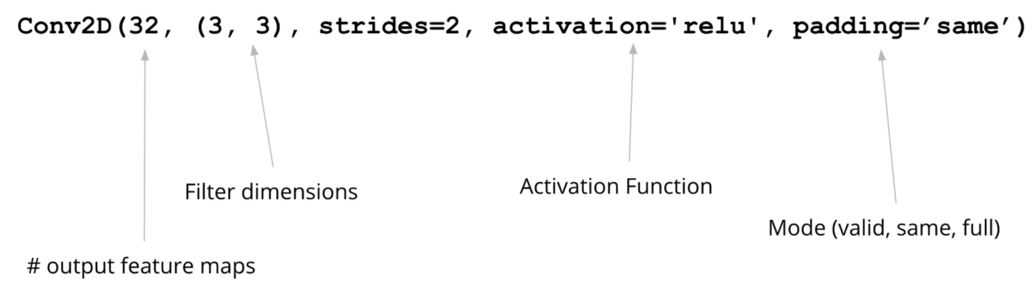
#> input picture TensorFlow/images/convolution.JPG, 1035 x 292 px, found by its file name; its folder holds only this picture in this run
$ jupyter execute --allow-errors 'data collection and pre-processing.ipynb'   (shell and % lines are left out)
#> lines starting #> are read from the running program, lines starting #| are printed output that depends on the picture
# Data Augmentation

Data augmentation in data analysis are techniques used to increase the amount of data by adding slightly modified copies of already existing data or newly created synthetic data from existing data.

It acts as a regularizer and helps reduce overfitting when training a machine learning model.

### Step-1: Collect Data

[cell 1]
# Get filenames in a list
from os import listdir
from os.path import isfile, join

- **`listdir()`** method in python is used to get the list of all files and directories in the specified directory. If we don't specify any directory, then list of files and directories in the current working directory will be returned.

Syntax:
```py
os.listdir(path)
```

- `os.path.isfile()` method in Python is used to check whether the specified path is an existing regular file or not.

[cell 2]
mypath = "./data/datasets/images/"

file_names = [f for f in listdir(mypath) if isfile(join(mypath, f))]
len(file_names)

#> (a cell that did not finish here is left out)

### step-2: split our images into train and test/validation dataset

1. We need to store their labels (e.g. y_train, y_test)
2. resize all of the images into `150 x 150`
3. For training, we're going to use 1000 images of dog and 1000 images of cats
4. Dogs will be $label = 1$ and cats will be $label = 0$

[cell 4]
import cv2
import numpy as np
import os
import sys
import shutil

[cell 5]
dog_count = 0
cat_count = 0
training_size = 1000
test_size = 500
training_images = []
training_labels = []
test_images = []
test_labels = []
size = 150

# save directories
dog_dir_train = "./data/datasets/train/dogs/"
cat_dir_train = "./data/datasets/train/cats/"
dog_dir_val = "./data/datasets/validation/dogs/"
cat_dir_val = "./data/datasets/validation/cats/"

[cell 6]
def make_dir(directory):
    if os.path.exists(directory):
        shutil.rmtree(directory)
    os.makedirs(directory)

[cell 7]
make_dir(dog_dir_train)
make_dir(cat_dir_train)
make_dir(dog_dir_val)
make_dir(cat_dir_val)

[cell 8]
def get_zeros(number):
    if(number > 10 and number < 100):
        return "0"
    elif(number < 10):
        return "00"
    else:
        return ""

[cell 9]

for i, file in enumerate(file_names):

    # dogs
    if(file_names[i][0] == "d"):
        dog_count += 1
        img = cv2.imread(mypath+file)
        img = cv2.resize(img, (size, size), interpolation=cv2.INTER_AREA)
        if(dog_count <= training_size):
            training_images.append(img)
            training_labels.append(1)
            zeros = get_zeros(dog_count)
            cv2.imwrite(dog_dir_train + "dog" + str(zeros) + str(dog_count) + ".jpg", img)
        if(dog_count > training_size and dog_count < training_size+test_size):
            test_images.append(img)
            test_labels.append(1)
            zeros = get_zeros(dog_count - 1000)
            cv2.imwrite(dog_dir_val + "dog" + str(zeros) + str(dog_count-1000) + ".jpg", img)

    # cats
    if(file_names[i][0] == "c"):
        cat_count += 1
        img = cv2.imread(mypath+file)
#> img is the input picture: shape (292, 1035, 3); min 0, max 255, mean 247.8
        img = cv2.resize(img, (size, size), interpolation=cv2.INTER_AREA)
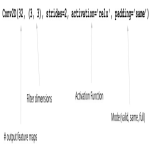
#> img: shape (150, 150, 3); min 13, max 255, mean 247.8
        if(cat_count <= training_size):
            training_images.append(img)
            training_labels.append(0)
            zeros = get_zeros(cat_count)
            cv2.imwrite(cat_dir_train + "cat" + str(zeros) + str(cat_count) + ".jpg", img)
        if(cat_count > training_size and cat_count < training_size+test_size):
            test_images.append(img)
            test_labels.append(0)
            zeros = get_zeros(cat_count - 1000)
            cv2.imwrite(cat_dir_val + "dog" + str(zeros) + str(cat_count-1000) + ".jpg", img)

    if(dog_count == training_size + test_size and cat_count == training_size + test_size):
        break

`cv2.resize()` 👉 **interpolation:** https://chadrick-kwag.net/cv2-resize-interpolation-methods/

`cv2.imwrite()` 👉 method is used to save an image to any storage device. This will save the image according to the specified format in current working directory.

### step-3: save the dataset's to `npz` format

with `np.savez()`, save several arrays into a single file in uncompressed ``.npz`` format.

[cell 10]
np.savez("./data/datasets/cats_vs_dogs_training_data.npz", np.array(training_images))
np.savez("./data/datasets/cats_vs_dogs_training_labels.npz", np.array(training_labels))
np.savez("./data/datasets/cats_vs_dogs_test_data.npz", np.array(test_images))
np.savez("./data/datasets/cats_vs_dogs_test_labels.npz", np.array(test_labels))

[cell 11]
# loader function
def load_training_and_test_data(datasetName):

    npzfile = np.load("./data/datasets/" + datasetName + "_training_data.npz")
    train = npzfile["arr_0"]

    npzfile = np.load("./data/datasets/" + datasetName + "_training_labels.npz")
    train_labels = npzfile["arr_0"]

    npzfile = np.load("./data/datasets/" + datasetName + "_test_data.npz")
    test = npzfile["arr_0"]

    npzfile = np.load("./data/datasets/" + datasetName + "_test_labels.npz")
    test_labels = npzfile["arr_0"]

    return (train, train_labels), (test, test_labels)

[cell 12]
# load random image
for i in range(1,6):
    random = np.random.randint(0, len(training_images))
    cv2.imshow(f"image_{i}", training_images[random])

    if(training_labels[random] == 0):
        print(f"{i} - Cat")
    else:
        print(f"{i} - Dog")

    cv2.waitKey(0)

cv2.destroyAllWindows()
